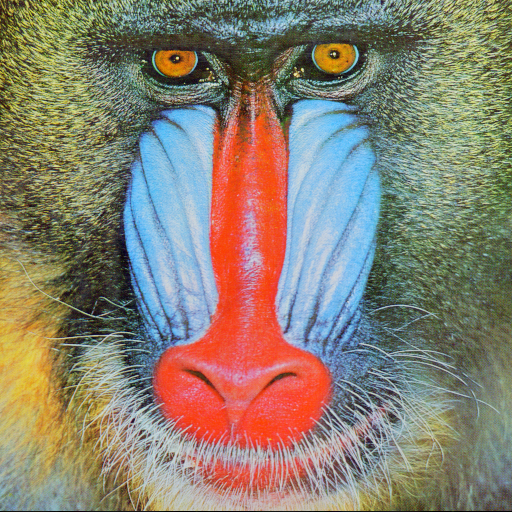
#> input picture baboon.png, 512 x 512 px
$ jupyter execute 'CUR Matrix Approximation.ipynb'
#> lines starting #> are read from the running program, lines starting #| are printed output that depends on the picture
# Problem Sheet 6 - The CUR factorization

In this exercise we consider the CUR decomposition as a special case of the CX decomposition. For a matrix $A \in \mathbb{R}^{m,n}$ it is defined as $$A \approx C U R$$ with $C \in \mathbb{R}^{m,k}$, $U \in \mathbb{R}^{k,k}$ and $R \in \mathbb{R}^{k,n}$. The important idea is that $C$ contains columns of $A$ and $R$ contains rows of $A$.

We choose $k$ as the number of columns and rows we want to use and store the column and the row indices as vectors $p$ and $q$, respectively. The first test will be with a simple 4 by 3 matrix.

**Task: Given $p$ and $q$ recall from the lecture how to compute the intersection matrix $U$ and complete the following code.**

[cell 1]
import numpy as np

A = np.array([[1, 5, 8], [3, 9, 1], [4, 5, 4], [0, 9, 2]])
k = 2
p = np.array([0, 2])
q = np.array([1, 2])

def get_C(A, k, p):
    C = A[:, p[:k]]
    return C

def get_R(A, k, q):
    R = A[q[:k], :]
    return R

def get_U(A, C, R):
    C_inv = np.linalg.pinv(C)
    R_inv = np.linalg.pinv(R)
    U = C_inv @ A @ R_inv
    return U


C = get_C(A, k, p)
R = get_R(A, k, q)
U = get_U(A, C, R)


CUR = C @ U @ R

print(A)
print(CUR)

As you can see, we get an approximation of $A$, but we chose $p$ and $q$ randomly. In the following we want to implement the two heuristics for finding good values $p$ and $q$.

The first heuristic is very simple - **leverage scores**.  Remember from the lecture that leverage scores are obtained via the truncated SVD.

**Task: Write a function that computes the row and column leverage scores and takes the matrix and a rank $k$ as input. The function should return the vectors $p$ and $q$.**

Hint: The truncated SVD is a scipy function, see [here](https://docs.scipy.org/doc/scipy/reference/generated/scipy.sparse.linalg.svds.html). The numpy method argsort can also be helpful here.

[cell 2]
from scipy.sparse.linalg import svds, eigs

def leverageScores(A, k):
   #Compute the singular value decomposition of A
    U, S, Vt = np.linalg.svd(A, full_matrices=False)

    # Compute the leverage scores for the rows
    row_leverage_scores = np.sum(np.abs(U[:, :k])**2, axis=1)

    # Compute the leverage scores for the columns
    col_leverage_scores = np.sum(np.abs(Vt.T[:, :k])**2, axis=1)

    return row_leverage_scores, col_leverage_scores

    return p, q

Test your function using the following code snippet.

[cell 3]
A = np.array([[1, 5, 8], [3, 9, 1], [4, 5, 4], [0, 9, 2]], dtype=float)
k = 2
p_correct = [0,1]
q_correct = [1,2]

p, q = leverageScores(A, k) #your function here

print("Your indices:")
print("p = ", p)
print("q = ", q)

print("Correct indices:")
print("p = ", p_correct)
print("q = ", q_correct)

**Task: Combine our previous work to a CUR_leverage method that computes the CUR approximaton via leverage scores.** The function head should look like this:

```
CUR_leverage(A, k)
```
The function should return the three matrices $C$, $U$, and $R$.

[cell 4]
import numpy as np

def compute_leverage_scores(A, k):
    # Compute the singular value decomposition of A
    U, S, Vt = np.linalg.svd(A, full_matrices=False)

    # Compute the leverage scores for the rows
    row_leverage_scores = np.sum(np.abs(U[:, :k])**2, axis=1)

    # Compute the leverage scores for the columns
    col_leverage_scores = np.sum(np.abs(Vt.T[:, :k])**2, axis=1)

    return row_leverage_scores, col_leverage_scores

def select_top_k_indices(scores, k):
    # Select the top k indices with the highest scores
    return np.argsort(scores)[-k:]

def CUR_leverage(A, k):
    # Compute the leverage scores
    row_scores, col_scores = compute_leverage_scores(A, k)

    # Select the top k row and column indices
    p = select_top_k_indices(row_scores, k)
    q = select_top_k_indices(col_scores, k)

    # Compute the C, U, and R matrices
    C = A[:, p]
    R = A[q, :]
    U = np.linalg.pinv(C) @ A @ np.linalg.pinv(R)

    return C, U, R

A = np.array([[1, 5, 8], [3, 9, 1], [4, 5, 4], [0, 9, 2]])
k = 2
C, U, R = CUR_leverage(A, k)

print("C matrix:")
print(C)
print("U matrix:")
print(U)
print("R matrix:")
print(R)

Let's look at the absolute and relative $\ell_2$ error.

[cell 5]
A = np.array([[1, 5, 8], [3, 9, 1], [4, 5, 4], [0, 9, 2]], dtype=float)
C, U, R = CUR_leverage(A, 2)
print("absolute error: ", np.linalg.norm(A - (C@U@R)))
print("relative error: ", np.linalg.norm(A - (C@U@R))/np.linalg.norm(A))

Now, we want to implement the second heuristic based on projections.

**Task: Implement the DEIM algorithm to compute $p$ from the lecture and use the same concept to implement an algorithm for $q$.**

Hint: you can also check out Algorithm 1 in [this paper](https://arxiv.org/pdf/1407.5516.pdf).

[cell 6]
import numpy as np

def DEIM(M, k):
#> called with M = array of shape (4, 3), k = 2
    U, _, _ = np.linalg.svd(M, full_matrices=False)
    p = []
    p.append(np.argmax(np.abs(U[:,0])))

    for i in range(1, U.shape[1]):
        r = U[:,i].copy()
        for j in range(i):
            r -= np.dot(U[:,i], U[:,p[j]]) * U[:,p[j]]
        p.append(np.argmax(np.abs(r)))

    return np.array(p)

def DEIM_q(M, k):
#> called with M = array of shape (4, 3), k = 2
    _, _, Vt = np.linalg.svd(M, full_matrices=False)
    q = []
    q.append(np.argmax(np.abs(Vt[0,:])))

    for i in range(1, Vt.shape[0]):
        r = Vt[i,:].copy()
        for j in range(i):
            r -= np.dot(Vt[i,:], Vt[q[j],:]) * Vt[q[j],:]
        q.append(np.argmax(np.abs(r)))

    return np.array(q)

# compute p and q for a given matrix A
A = np.array([[1, 5, 8], [3, 9, 1], [4, 5, 4], [0, 9, 2]])
p = DEIM(A, k)
q = DEIM_q(A, k)

print("p:", p)
print("q:", q)

Test the algorithm on the following example as before.

[cell 7]
# compute p and q for a given matrix A
A = np.array([[1, 5, 8], [3, 9, 1], [4, 5, 4], [0, 9, 2]], dtype=float)
k = 2
p_correct = [0,1]
q_correct = [1,2]

p = DEIM(A, k)
q = DEIM_q(A, k) # corrected typo here

print("Your indices:")
print("p = ", p)
print("q = ", q)

print("Correct indices:")
print("p = ", p_correct)
print("q = ", q_correct)

**Task: Combine our previous work to a CUR_deim method that computes the CUR approximaton via the projection approach.** The function head should look like this:

```
CUR_deim(A, k)
```
The function should return the three matrices $C$, $U$, and $R$.

[cell 8]
def DEIM(M, k):
#> called with M = array of shape (4, 3), k = 2
    U, _, _ = np.linalg.svd(M, full_matrices=False)
    p = []
    p.append(np.argmax(np.abs(U[:,0])))

    for i in range(1, k):
        r = U[:,i].copy()
        for j in range(i):
            r -= np.dot(U[:,i], U[:,p[j]]) * U[:,p[j]]
        p.append(np.argmax(np.abs(r)))

    return np.array(p)

def DEIM_q(M, k):
#> called with M = array of shape (4, 3), k = 2
    _, _, Vt = np.linalg.svd(M, full_matrices=False)
    q = []
    q.append(np.argmax(np.abs(Vt[0,:])))

    for i in range(1, k):
        r = Vt[i,:].copy()
        for j in range(i):
            r -= np.dot(Vt[i,:], Vt[q[j],:]) * Vt[q[j],:]
        q.append(np.argmax(np.abs(r)))

    return np.array(q)

def get_C(A, k, p):
    C = A[:, p[:k]]
    return C

def get_R(A, k, q):
    R = A[q[:k], :]
    return R

def get_U(A, C, R):
    C_inv = np.linalg.pinv(C)
    R_inv = np.linalg.pinv(R)
    U = C_inv @ A @ R_inv
    return U

def CUR_deim(A, k):
    p = DEIM(A, k)
    q = DEIM_q(A, k)

    C = get_C(A, k, p)
    R = get_R(A, k, q)
    U = get_U(A, C, R)

    return C, U, R

# Testing
A = np.array([[1, 5, 8], [3, 9, 1], [4, 5, 4], [0, 9, 2]], dtype=float)
k = 2

C, U, R = CUR_deim(A, k)
print("C = ", C)
print("U = ", U)
print("R = ", R)

Let's look at the absolute and relative $\ell_2$ error.

[cell 9]
A = np.array([[1, 5, 8], [3, 9, 1], [4, 5, 4], [0, 9, 2]], dtype=float)
C, U, R = CUR_deim(A, 2)
print("absolute error: ", np.linalg.norm(A - (C@U@R)))
print("relative error: ", np.linalg.norm(A - (C@U@R))/np.linalg.norm(A))

# Applications

Having implemented both CUR variants, we want to apply and compare them on different examples. The first example is an RGB image of a baboon that we transform into a grayscale image to make it applicable to a CUR decomposition. Execute the following code to visualize the original image and the two CUR approximations. Which one looks better?

[cell 10]
from PIL import Image
import matplotlib.pyplot as plt

k = 20

im = np.asarray(Image.open('baboon.png').convert('L'), dtype=float)
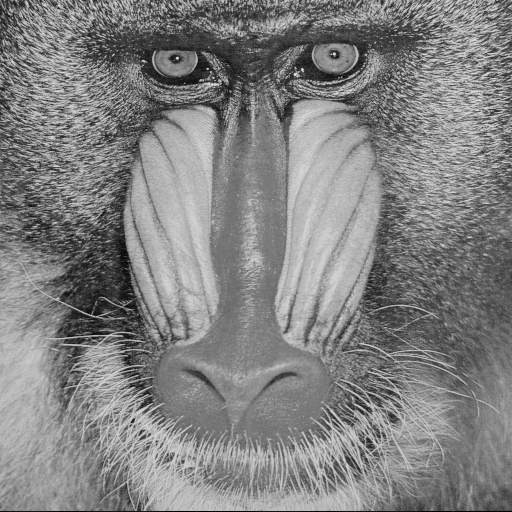
#> im: shape (512, 512) float64; min 0, max 231, mean 129.6

U, S, Vt = svds(im, k=k)
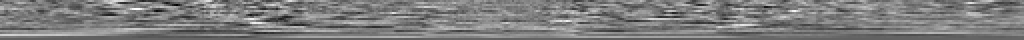
#> Vt: shape (20, 512) float64 (shown 2 times larger); min -0.189, max 0.189, mean -0.00234; drawn with min black and max white
#> S = 20 values from 1622.5 to 67101.2

C1, U1, R1 = CUR_leverage(im,k)
#> call 3 of CUR_leverage, with k = 20
#> call 3 of compute_leverage_scores, with k = 20
#> in compute_leverage_scores (call 3), `U, S, Vt = np.linalg.svd(A, full_matrices=False)`:
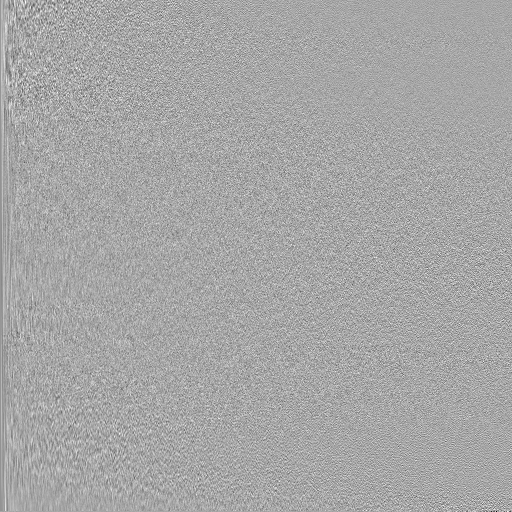
#> U: shape (512, 512) float64; min -0.416, max 0.22, mean -8.29e-05; drawn with min black and max white
#> in compute_leverage_scores (call 3), `U, S, Vt = np.linalg.svd(A, full_matrices=False)`:
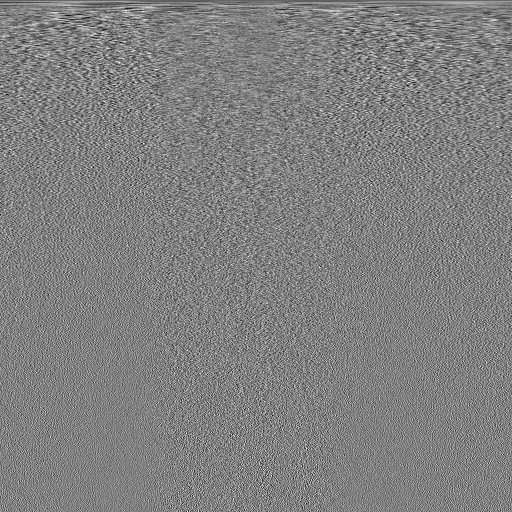
#> Vt: shape (512, 512) float64; min -0.209, max 0.206, mean -8.15e-05; drawn with min black and max white
#> in compute_leverage_scores (call 3), `U, S, Vt = np.linalg.svd(A, full_matrices=False)`: S = 512 values, max 67101.2 at index 0, min 0.502 at index 511, mean 604.2
#> in compute_leverage_scores (call 3), `row_leverage_scores = np.sum(np.abs(U[:, :k])**2, axis=1)`: row_leverage_scores = 512 values, max 0.108 at index 85, min 0.00249 at index 511, mean 0.0391
#> in compute_leverage_scores (call 3), `col_leverage_scores = np.sum(np.abs(Vt.T[:, :k])**2, axis=1)`: col_leverage_scores = 512 values, max 0.102 at index 126, min 0.0129 at index 266, mean 0.0391
#> in CUR_leverage (call 3), `row_scores, col_scores = compute_leverage_scores(A, k)`: row_scores has the same summary as row_leverage_scores in compute_leverage_scores; col_scores has the same summary as col_leverage_scores in compute_leverage_scores
#> in CUR_leverage (call 3), `p = select_top_k_indices(row_scores, k)`: p = 20 values, max 105 at index 7, min 4 at index 12, mean 68.05
#> in CUR_leverage (call 3), `q = select_top_k_indices(col_scores, k)`: q = 20 values, max 143 at index 11, min 55 at index 9, mean 116.2
#> in CUR_leverage (call 3), `U = np.linalg.pinv(C) @ A @ np.linalg.pinv(R)`:
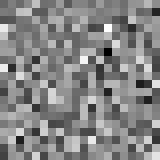
#> U: shape (20, 20) float64 (shown 8 times larger); min -0.0011, max 0.00104, mean 1.92e-05; drawn with min black and max white
C2, U2, R2 = CUR_deim(im,k)
#> call 3 of get_R, with k = 20, q = array of shape (20,)
#> in get_R (call 3), `R = A[q[:k], :]`:
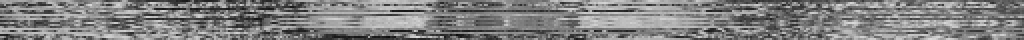
#> R: shape (20, 512) float64 (shown 2 times larger); min 11, max 219, mean 128.4
#> in get_U (call 3), `C_inv = np.linalg.pinv(C)`:
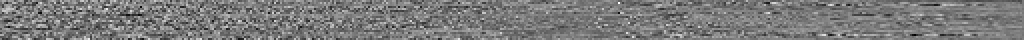
#> C_inv: shape (20, 512) float64 (shown 2 times larger); min -0.000265, max 0.000288, mean 7.13e-07; drawn with min black and max white
#> in get_U (call 3), `R_inv = np.linalg.pinv(R)`:
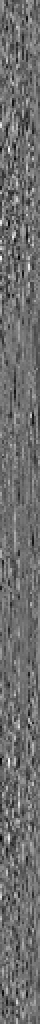
#> R_inv: shape (512, 20) float64 (shown 2 times larger); min -0.00025, max 0.000329, mean 7.47e-07; drawn with min black and max white
#> in get_U (call 3), `U = C_inv @ A @ R_inv`:
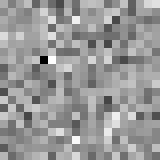
#> U: shape (20, 20) float64 (shown 8 times larger); min -0.00146, max 0.00101, mean 1.86e-05; drawn with min black and max white

plt.figure(figsize=(8,8))
plt.subplot(221)
plt.title('Original image')
plt.imshow(im, cmap='gray')
plt.subplot(222)
plt.imshow((U@np.diag(S)@Vt), cmap='gray')
plt.title('SVD approximation')
plt.subplot(223)
plt.imshow((C1@U1@R1), cmap='gray')
plt.title('CUR approximation w/ leverage scores')
plt.subplot(224)
plt.imshow((C2@U2@R2), cmap='gray')
plt.title('CUR approximation w/ DEIM')
plt.show()
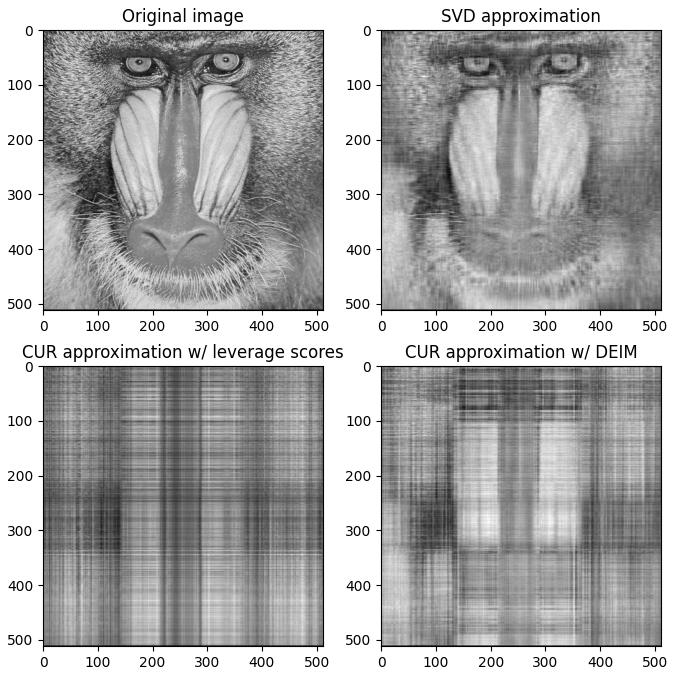
#> figure drawn by matplotlib, 4 panels
